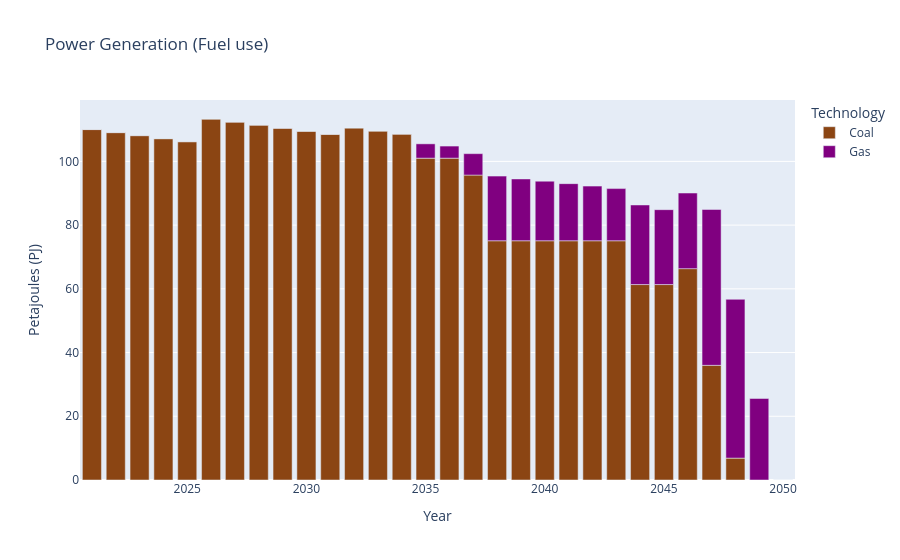

The notebook cell saved with this chart:
### Code cell
# Fuel use for power generation
gen_use_df = dfs['TotalTechnologyAnnualActivity'][dfs['TotalTechnologyAnnualActivity'].TECHNOLOGY.str.startswith('RNW') | 
                                                      dfs['TotalTechnologyAnnualActivity'].TECHNOLOGY.str.startswith('MIN')].drop('REGION', axis=1)

gen_use_df = df_filter(gen_use_df,3,6,['HYD','SPV','WND', 'SUR', 'SOL','BIO','LND','PRC','WOF','WON','GEO'])
df_plot(gen_use_df,'Petajoules (PJ)','Power Generation (Fuel use)')

### Figure 1 — Plotly figure (JSON) as saved in the notebook; plotly's stock layout.template omitted (floating-point values rounded to 4 significant figures)
{"data": [{"hovertemplate": "Technology=Coal<br>Year=%{x}<br>Petajoules (PJ)=%{y}<extra></extra>", "legendgroup": "Coal", "marker": {"color": "saddlebrown", "pattern": {"shape": ""}}, "name": "Coal", "orientation": "v", "showlegend": true, "textposition": "auto", "type": "bar", "x": [2021, 2022, 2023, 2024, 2025, 2026, 2027, 2028, 2029, 2030, 2031, 2032, 2033, 2034, 2035, 2036, 2037, 2038, 2039, 2040, 2041, 2042, 2043, 2044, 2045, 2046, 2047, 2048, 2049, 2050], "xaxis": "x", "y": [110.0, 109.0, 108.1, 107.1, 106.2, 113.3, 112.3, 111.4, 110.4, 109.5, 108.5, 110.5, 109.5, 108.6, 101.0, 101.0, 95.7, 75.09, 75.09, 75.09, 75.09, 75.09, 75.09, 61.34, 61.34, 66.34, 35.99, 6.872, 0.0, 0.0], "yaxis": "y"}, {"hovertemplate": "Technology=Gas<br>Year=%{x}<br>Petajoules (PJ)=%{y}<extra></extra>", "legendgroup": "Gas", "marker": {"color": "purple", "pattern": {"shape": ""}}, "name": "Gas", "orientation": "v", "showlegend": true, "textposition": "auto", "type": "bar", "x": [2021, 2022, 2023, 2024, 2025, 2026, 2027, 2028, 2029, 2030, 2031, 2032, 2033, 2034, 2035, 2036, 2037, 2038, 2039, 2040, 2041, 2042, 2043, 2044, 2045, 2046, 2047, 2048, 2049, 2050], "xaxis": "x", "y": [0.0, 0.0, 0.0, 0.0, 0.0, 0.0, 0.0, 0.0, 0.0, 0.0, 0.0, 0.0, 0.0, 0.0, 4.49, 3.793, 6.723, 20.29, 19.4, 18.7, 17.93, 17.15, 16.37, 24.98, 23.5, 23.73, 48.92, 49.84, 25.59, 0.0], "yaxis": "y"}], "layout": {"barmode": "relative", "legend": {"title": {"text": "Technology"}, "tracegroupgap": 0}, "title": {"text": "Power Generation (Fuel use)"}, "xaxis": {"anchor": "y", "domain": [0, 1], "title": {"text": "Year"}}, "yaxis": {"anchor": "x", "domain": [0, 1], "title": {"text": "Petajoules (PJ)"}}}}
